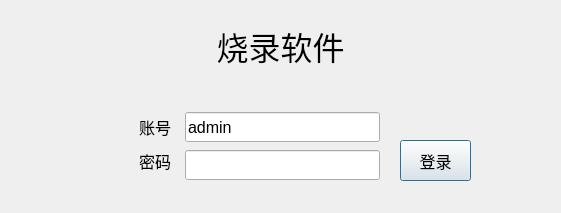
<?xml version="1.0" encoding="UTF-8"?>
<ui version="4.0">
 <class>UsrLandDlg</class>
 <widget class="QDialog" name="UsrLandDlg">
  <property name="geometry">
   <rect>
    <x>0</x>
    <y>0</y>
    <width>561</width>
    <height>213</height>
   </rect>
  </property>
  <property name="windowTitle">
   <string>Dialog</string>
  </property>
  <property name="styleSheet">
   <string notr="true"/>
  </property>
  <widget class="QLabel" name="stateLabel">
   <property name="geometry">
    <rect>
     <x>180</x>
     <y>80</y>
     <width>181</width>
     <height>31</height>
    </rect>
   </property>
   <property name="font">
    <font>
     <family>宋体</family>
     <pointsize>11</pointsize>
    </font>
   </property>
   <property name="styleSheet">
    <string notr="true">color: rgb(255, 0, 0);</string>
   </property>
   <property name="text">
    <string/>
   </property>
  </widget>
  <widget class="QLineEdit" name="nameLineEdit">
   <property name="geometry">
    <rect>
     <x>185</x>
     <y>112</y>
     <width>195</width>
     <height>30</height>
    </rect>
   </property>
   <property name="font">
    <font>
     <family>Arial</family>
     <pointsize>12</pointsize>
     <weight>50</weight>
     <bold>false</bold>
    </font>
   </property>
   <property name="text">
    <string>admin</string>
   </property>
  </widget>
  <widget class="QLineEdit" name="pwdLineEdit">
   <property name="geometry">
    <rect>
     <x>185</x>
     <y>150</y>
     <width>195</width>
     <height>30</height>
    </rect>
   </property>
   <property name="font">
    <font>
     <family>Arial</family>
     <weight>50</weight>
     <bold>false</bold>
    </font>
   </property>
   <property name="text">
    <string/>
   </property>
   <property name="echoMode">
    <enum>QLineEdit::Password</enum>
   </property>
  </widget>
  <widget class="QPushButton" name="landBtn">
   <property name="geometry">
    <rect>
     <x>400</x>
     <y>140</y>
     <width>71</width>
     <height>41</height>
    </rect>
   </property>
   <property name="font">
    <font>
     <family>微软雅黑</family>
     <pointsize>12</pointsize>
    </font>
   </property>
   <property name="cursor">
    <cursorShape>PointingHandCursor</cursorShape>
   </property>
   <property name="text">
    <string>登录</string>
   </property>
   <property name="autoDefault">
    <bool>true</bool>
   </property>
  </widget>
  <widget class="QLabel" name="label">
   <property name="geometry">
    <rect>
     <x>60</x>
     <y>112</y>
     <width>111</width>
     <height>30</height>
    </rect>
   </property>
   <property name="font">
    <font>
     <family>微软雅黑</family>
     <pointsize>12</pointsize>
    </font>
   </property>
   <property name="styleSheet">
    <string notr="true"/>
   </property>
   <property name="text">
    <string>账号</string>
   </property>
   <property name="alignment">
    <set>Qt::AlignRight|Qt::AlignTrailing|Qt::AlignVCenter</set>
   </property>
  </widget>
  <widget class="QLabel" name="label_2">
   <property name="geometry">
    <rect>
     <x>60</x>
     <y>146</y>
     <width>111</width>
     <height>30</height>
    </rect>
   </property>
   <property name="font">
    <font>
     <family>微软雅黑</family>
     <pointsize>12</pointsize>
    </font>
   </property>
   <property name="styleSheet">
    <string notr="true"/>
   </property>
   <property name="text">
    <string>密码</string>
   </property>
   <property name="alignment">
    <set>Qt::AlignRight|Qt::AlignTrailing|Qt::AlignVCenter</set>
   </property>
  </widget>
  <widget class="QLabel" name="label_3">
   <property name="geometry">
    <rect>
     <x>0</x>
     <y>10</y>
     <width>561</width>
     <height>71</height>
    </rect>
   </property>
   <property name="font">
    <font>
     <family>微软雅黑</family>
     <pointsize>24</pointsize>
     <weight>50</weight>
     <bold>false</bold>
    </font>
   </property>
   <property name="styleSheet">
    <string notr="true"/>
   </property>
   <property name="text">
    <string>烧录软件</string>
   </property>
   <property name="alignment">
    <set>Qt::AlignCenter</set>
   </property>
  </widget>
 </widget>
 <resources/>
 <connections/>
</ui>
